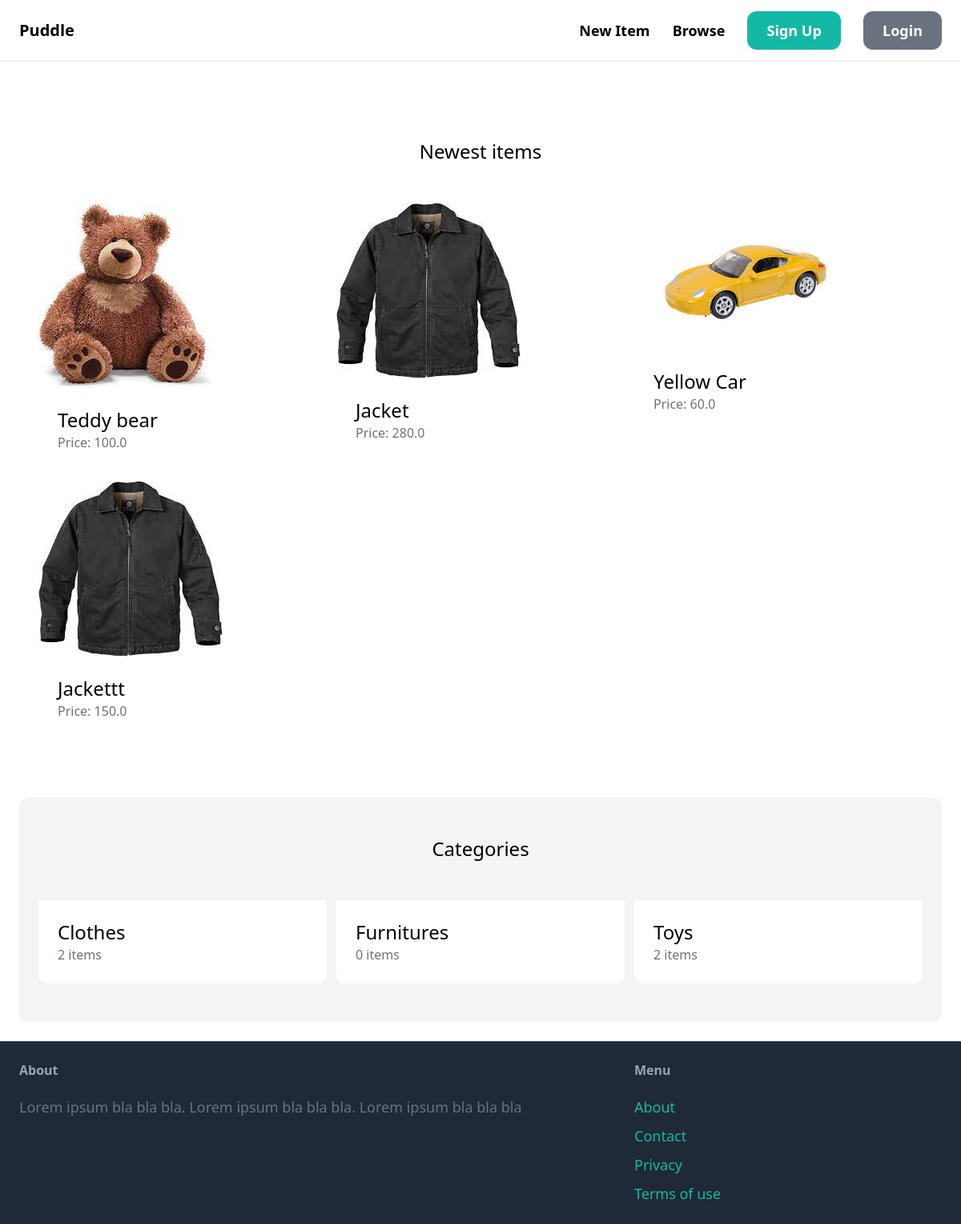
The app's page /, older data.
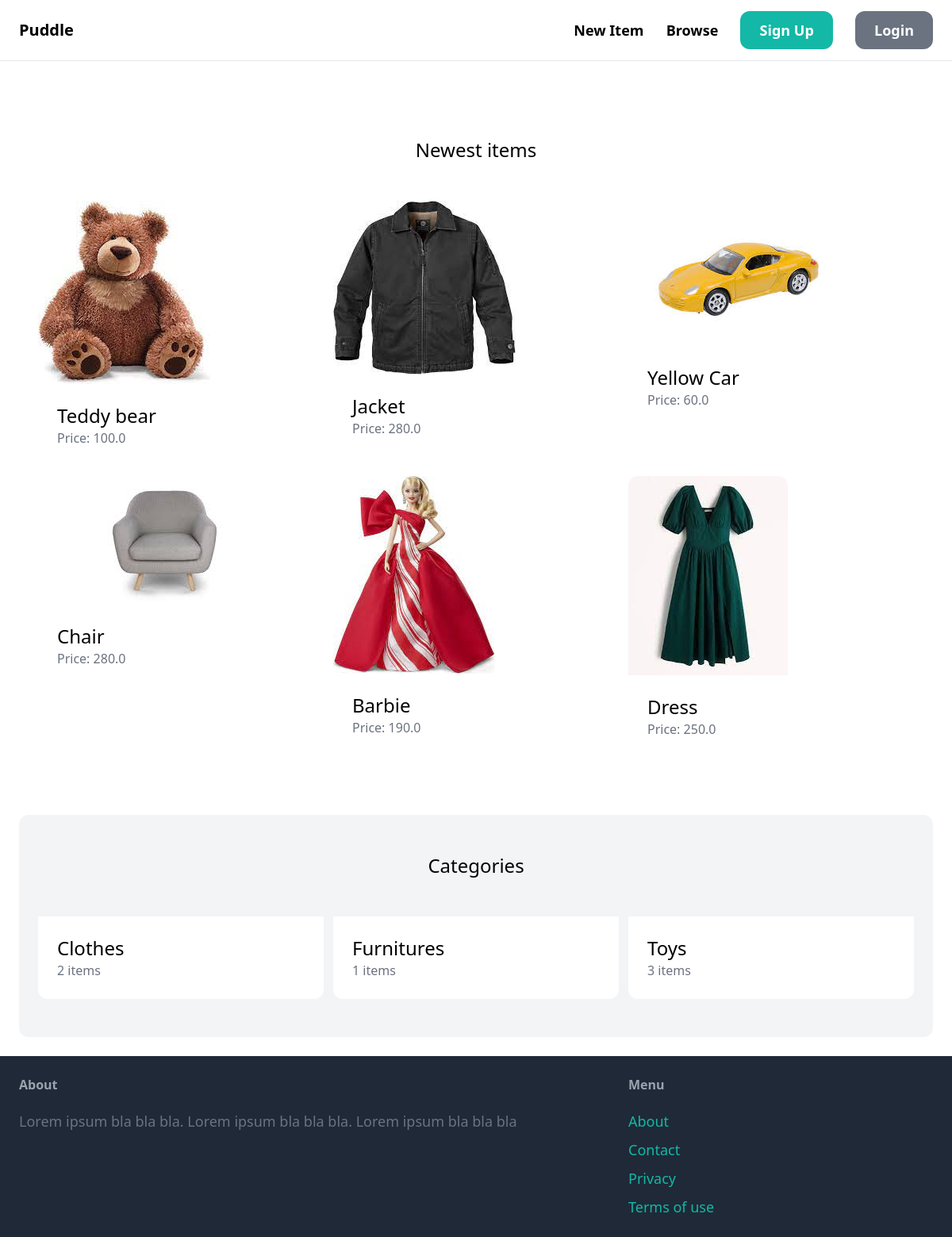
The same page, newer data.
### item/models.py (models this page shows, shortened)
class Item(models.Model):
    category= models.ForeignKey(Category, related_name='items', on_delete=models.CASCADE)
    name= models.CharField(max_length=255)
    description = models.TextField(blank=True, null=True)
    price = models.FloatField()
    image = models.ImageField(upload_to='item_images', blank=True, null=True)
    is_sold = models.BooleanField(default=False)
    created_by = models.ForeignKey(User, related_name='items', on_delete=models.CASCADE)
    created_at = models.DateTimeField(auto_now_add=True)

class Category(models.Model):
    name= models.CharField(max_length=255)
    class Meta:
        ordering = ('name',)
        verbose_name_plural = 'Categories'

### core/views.py (the view)
# urls.py: path('', views.index, name='index'),
def index(request):
    items = Item.objects.filter(is_sold=False)[0:6]
    categories = Category.objects.all()
    return render(request, 'core/index.html', {
                  'categories': categories,
                  'items':items,})

### core/templates/core/index.html (shortened to what this page needs)
{% extends 'core/base.html' %}
{% block content %}
   <div class="mt-6 px-6 py-12 rounded-xl">
    <h2 class="mb-12 text-2xl text-center">Newest items</h2>
    <div class="grid grid-cols-3 gap-3">
        {% for item in items %}
        <div>
        <a href="{% url 'item:detail' item.id %}">
            <div>
                <img src="{{ item.image.url }}" class="rounded-t-xl">
            </div>
            <div class="p-6 bg-white rounded-b-xl">
                <h2 class="text-2xl">{{ item.name }}</h2>
                <p class="text-gray-500">Price: {{ item.price }}</p>
            </div>
        </a>
        </div>
        {% endfor %}
    </div>
   </div>
   <div class="mt-6 px-6 py-12 bg-gray-100 rounded-xl">
    <h2 class="mb-12 text-2xl text-center">Categories</h2>
    <div class="grid grid-cols-3 gap-3">
        {% for category in categories %}
        <div>
            <a href="#">
                <div class="p-6 bg-white rounded-b-xl">
                    <h2 class="text-2xl">{{ category.name }}</h2>
                    <p class="text-gray-500">{{ category.items.count }} items</p>
                </div>
            </a>
            </div>
        {% endfor %}
        </div>
    </div>
{% endblock %}

### core/templates/core/base.html (shortened to what this page needs)
<!DOCTYPE html>
<html>
    <head>
        <script src="https://cdn.tailwindcss.com"></script>
    </head>
    <body>
        <nav class="py-6 px-6 flex justify-between items-center border-b border-gray-200">
            <a href="/" class="text-xl font-semibold">Puddle</a>
            <div class="space-x-6">
                <a href="{% url 'item:new' %}" class="text-lg font-semibold hover:text-gray-500">New Item</a>
                <a href="{% url 'item:items' %}" class="text-lg font-semibold hover:text-gray-500">Browse</a>
                {% if request.user.is_authenticated %}
                    <a href="{% url 'conversation:inbox' %}" class="px-6 py-3 text-lg font-semibold bg-teal-500 text-white rounded-xl hover:bg-teal-700">Inbox</a>
                    <a href="{% url 'dashboard:index' %}" class="px-6 py-3 text-lg font-semibold bg-gray-500 text-white rounded-xl hover:bg-gray-700">Dashboard</a>
                {% else %}
                    <a href="{% url 'core:signup' %}" class="px-6 py-3 text-lg font-semibold bg-teal-500 text-white rounded-xl hover:bg-teal-700">Sign Up</a>
                    <a href="{% url 'core:login' %}" class="px-6 py-3 text-lg font-semibold bg-gray-500 text-white rounded-xl hover:bg-gray-700">Login</a>
                {% endif %}
            </div>
        </nav>
        <div class="px-6 py-6">
            {% block content %}
            {% endblock %}
        </div>
        <footer class="py-6 px-6 flex justify-between bg-gray-800">
            <div class="w-2/3 pr-10">
                <h3 class="mb-5 font-semibold text-gray-400">About</h3>
                <p class="text-lg text-gray-500">Lorem ipsum bla bla bla. Lorem ipsum bla bla bla. Lorem ipsum bla bla bla</p>
            </div>
            <div class="w-1/3">
                <h3 class="mb-5 font-semibold text-gray-400">Menu</h3>
                <ul class="space-y-2">
                    <li><a href="#" class="text-lg text-teal-500 hover:text-teal-700">About</a></li>
                    <li><a href="{% url 'core:contact' %}" class="text-lg text-teal-500 hover:text-teal-700">Contact</a></li>
                    <li><a href="#" class="text-lg text-teal-500 hover:text-teal-700">Privacy</a></li>
                    <li><a href="#" class="text-lg text-teal-500 hover:text-teal-700">Terms of use</a></li>
                </ul>
            </div>
        </footer>
    </body>
</html>

Row changes from the older to the newer data that the page shows:
removed Item: image (picture), name "Jackettt", price "150.0"
added Item: image (picture), name "Chair", price "280.0"
added Item: image (picture), name "Barbie", price "190.0"
added Item: image (picture), name "Dress", price "250.0"
computed for Category "Furnitures": items.count "0" → "1"
computed for Category "Toys": items.count "2" → "3"
